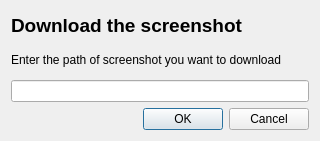
<?xml version="1.0" encoding="UTF-8"?>
<ui version="4.0">
 <class>Dialog</class>
 <widget class="QDialog" name="Dialog">
  <property name="geometry">
   <rect>
    <x>0</x>
    <y>0</y>
    <width>320</width>
    <height>141</height>
   </rect>
  </property>
  <property name="windowTitle">
   <string>Dialog</string>
  </property>
  <layout class="QGridLayout" name="gridLayout">
   <item row="0" column="0">
    <layout class="QVBoxLayout" name="verticalLayout">
     <item>
      <widget class="QLabel" name="label">
       <property name="font">
        <font>
         <pointsize>14</pointsize>
         <weight>75</weight>
         <bold>true</bold>
        </font>
       </property>
       <property name="text">
        <string>Download the screenshot</string>
       </property>
      </widget>
     </item>
     <item>
      <widget class="QLabel" name="label_3">
       <property name="text">
        <string>Enter the path of screenshot you want to download</string>
       </property>
      </widget>
     </item>
     <item>
      <widget class="QLineEdit" name="screenshot_path"/>
     </item>
    </layout>
   </item>
   <item row="1" column="0">
    <widget class="QDialogButtonBox" name="buttonBox">
     <property name="orientation">
      <enum>Qt::Horizontal</enum>
     </property>
     <property name="standardButtons">
      <set>QDialogButtonBox::Cancel|QDialogButtonBox::Ok</set>
     </property>
    </widget>
   </item>
  </layout>
 </widget>
 <resources/>
 <connections>
  <connection>
   <sender>buttonBox</sender>
   <signal>accepted()</signal>
   <receiver>Dialog</receiver>
   <slot>accept()</slot>
   <hints>
    <hint type="sourcelabel">
     <x>248</x>
     <y>254</y>
    </hint>
    <hint type="destinationlabel">
     <x>157</x>
     <y>274</y>
    </hint>
   </hints>
  </connection>
  <connection>
   <sender>buttonBox</sender>
   <signal>rejected()</signal>
   <receiver>Dialog</receiver>
   <slot>reject()</slot>
   <hints>
    <hint type="sourcelabel">
     <x>316</x>
     <y>260</y>
    </hint>
    <hint type="destinationlabel">
     <x>286</x>
     <y>274</y>
    </hint>
   </hints>
  </connection>
 </connections>
</ui>
